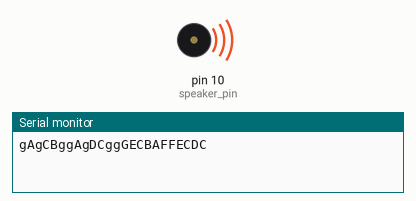
Simulated run of this sketch. Board: Arduino Uno, built with avr-gcc and run on an emulated ATmega328P. Shown: buzzer (waves = sounding), the last lines printed to the serial monitor.

Above: at 0.3 s.
At 2.37 s:
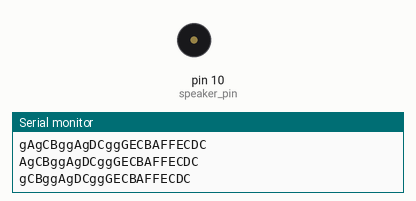
Timing chart, 0 to 3.0 s (numbered marks = the images above):
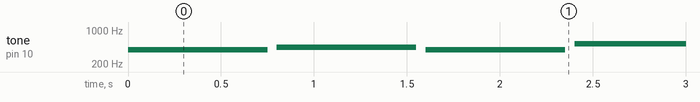

Measured:
- by itself, tone on pin 10 (speaker_pin): plays 392 Hz for 0.75 s, 440 Hz for 0.75 s, 392 Hz for 0.75 s, 523 Hz for 0.75 s, 494 Hz for 0.75 s, 392 Hz for 0.75 s … (163 notes in this stretch)

The sketch:

_7053275_Arun_Kuttiyara_Varghese_Lab4_Task2.ino
```cpp
/*
  7053275_Arun_Kuttiyara_Varghese_Lab4_Task2
  Code to  play Happy Birthday to you !
 */

// pin 10 have the capability to play tone function in Adruino.
int8_t speaker_pin = 10;

// function to play a single character
int8_t playNote(char a);
//function to play a given array of letters one by one
int8_t playSong();

//array to store certian characters
char a[]={'C','D','E','F','G','A','B'};
//array to store happy birthday tone sequence
char hbday[] = "ggAgCBggAgDCggGECBAFFECDC";


// the setup routine runs once when you press reset:
void setup() {
  // initialize the digital pin as an output.
  pinMode(speaker_pin,OUTPUT);
  //enabling serial printing
 Serial.begin(9600);
}

// the loop routine runs over and over again forever:
void loop() {
  //calling function to play happy birthday
  playSong(hbday);
}

// function which contains tone equivalent for different chararcters
int8_t playNote(char a){
switch (a) {
    case 'g':
       tone(speaker_pin,392,750);
       delay(800);
      break;
    case 'A':
       tone(speaker_pin,440,750);
       delay(800);
      break;
     case 'B':
       tone(speaker_pin,494,750);
       delay(800);
      break;
     case 'C':
       tone(speaker_pin,523,750);
       delay(800);
      break;
     case 'D':
       tone(speaker_pin,587,750);
       delay(800);
      break;
     case 'E':
       tone(speaker_pin,659,750);
       delay(800);
      break;
     case 'F':
       tone(speaker_pin,699,750);
       delay(800);
      break;
      case 'G':
       tone(speaker_pin,794,750);
       delay(800);
      break;

    default:
     //error case
      Serial.print("error .... ..... return -1");
      return -1;
  }
}

//function to play a given array of characters
int8_t playSong(char *hbday){
  while(*++hbday){
    Serial.print(hbday);
    Serial.print("\n");
    if(-1 == playNote(*hbday)){
     Serial.print(" return -1 inside playsong ...... \n");
      return -1;
    }
  }
  return 1;
}
```
